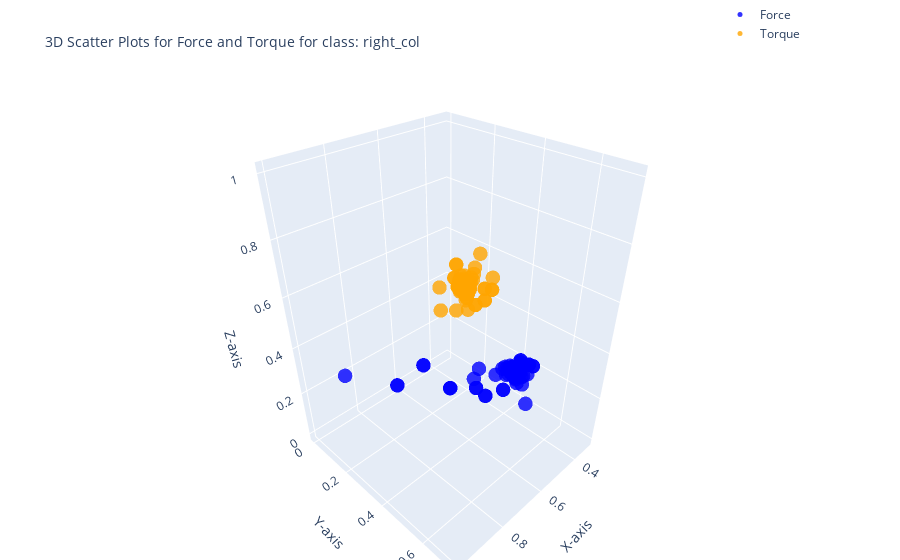

Notebook code cell kept with this figure:
### Code cell
import plotly.graph_objects as go
class_name = unique_classes[3]
df_fr_collision=class_dfs[class_name]
# 3D scatter plot for Force (Fx, Fy, Fz)
force_plot = go.Scatter3d(
    x=df_fr_collision['Fx'],
    y=df_fr_collision['Fy'],
    z=df_fr_collision['Fz'],
    mode='markers',
    marker=dict(size=5, color='blue', opacity=0.8),
    name='Force'
)

# 3D scatter plot for Torque (Tx, Ty, Tz)
torque_plot = go.Scatter3d(
    x=df_fr_collision['Tx'],
    y=df_fr_collision['Ty'],
    z=df_fr_collision['Tz'],
    mode='markers',
    marker=dict(size=5, color='orange', opacity=0.8),
    name='Torque'
)

# Create subplots
fig = go.Figure()

# Add Force plot
fig.add_trace(force_plot)
fig.add_trace(torque_plot)

# Layout settings
fig.update_layout(
    title='3D Scatter Plots for Force and Torque for class: ' + class_name,
    title_font=dict(size=14),  # Change the title font size
    scene=dict(
        xaxis_title='X-axis',
        yaxis_title='Y-axis',
        zaxis_title='Z-axis'
    ),
    legend=dict(x=0.8, y=1.2),
    margin=dict(l=0, r=0, b=0, t=40)
)

fig.show()
